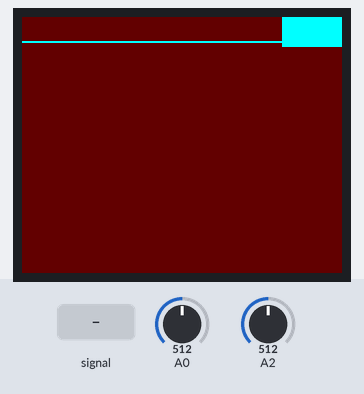
This sketch was run on a simulated Arduino Uno, built with avr-gcc and run on an emulated ATmega328P. Shown: 160×128 colour display. Inputs (shaded band) come from the test bench; at power-on: A0 = 512, A2 = 512.

Above: at 1.2 s.
1.3 s: A0 set to 716
At 2.1 s:
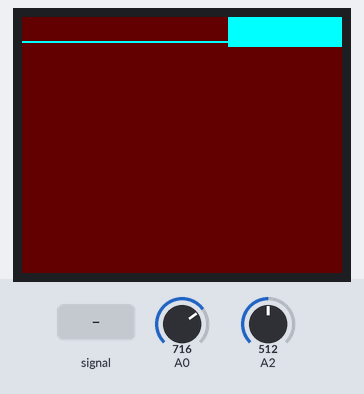
2.8 s: A2 fed a 2 Hz sine of ±306 counts around its level
At 3.7 s:
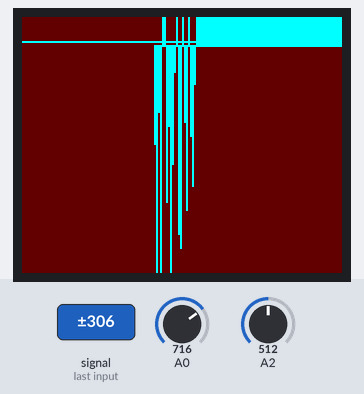
4.3 s: A0 set to 0
At 5.09 s:
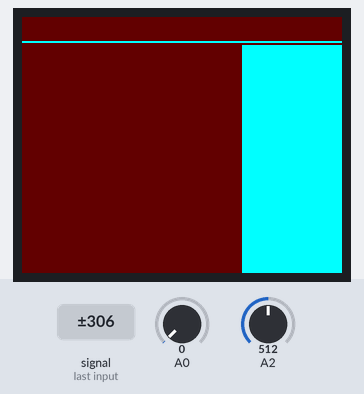
6.1 s: A2 set to 0
At 6.3 s:
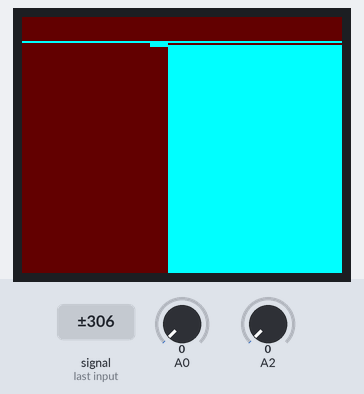
7.6 s: A0 set to 900
At 8.4 s:
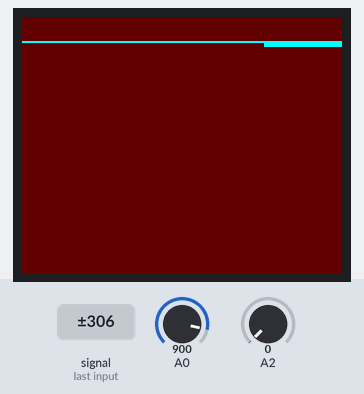
9.1 s: A2 set to 122
At 11.55 s:
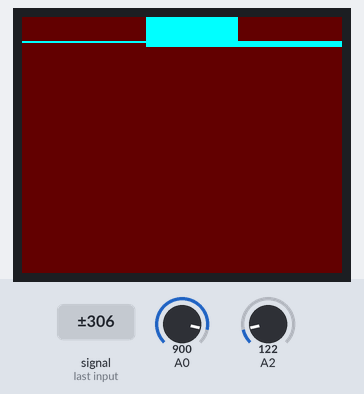

The sketch:

piezo_heartrate_v4.ino
```cpp
#include <TFT.h>
#include <SPI.h>

#define cs   9
#define dc   7
#define rst  8

TFT TFTscreen = TFT(cs, dc, rst);

int averagedReading = 0;
int mCenterLine = 12;
int xPos = 160;

void setup()
{
  Serial.begin(57600);
  TFTscreen.begin();
  TFTscreen.background(100,0,0);
}

void loop()
{
  TFTscreen.stroke(0,255,255);
  TFTscreen.line(0, mCenterLine, xPos, mCenterLine);

  int sampleHeight = map(analogRead(A0),0,100,1,50);
  int averagedReading = 0;

  for(int i=0; i<sampleHeight; i++)
  {
    // Average over sampleHeight measurements
    averagedReading += analogRead(A2);
  }

  averagedReading = averagedReading/sampleHeight;

  int plotY = map(averagedReading, 0, 50, mCenterLine, 100);

  TFTscreen.line(xPos, mCenterLine+2, xPos, plotY);

  if (xPos <= 0)
  {
    xPos = 160;
    TFTscreen.background(100,0,0);

   //running this messes with the refresh rate big time
/*
char labelTmpText[4];
dtostrf(sampleHeight, 2, 2, labelTmpText);
TFTscreen.stroke(255,255,255);
TFTscreen.setTextSize(1);
TFTscreen.text( labelTmpText, 2, 2);
*/


  }
  else
  {
    xPos--;
  }
  delay(5);
}
```

Measured:
- after the input at 4.3 s, the display: first changes after 0.34 s (image 3 shows a later state)
